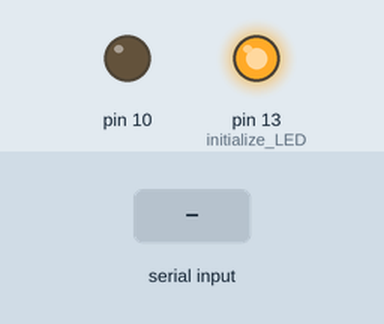
Simulated run of this sketch. Board: Arduino Mega 2560, built with avr-gcc and run on an emulated ATmega2560. Parts: output pins drawn as LEDs (lit = HIGH). The inputs (shaded band) are chosen by the test bench. Storage starts empty; what the sketch prints to the serial monitor is not drawn.

Above: at 1.2 s.
1.3 s: "1" received over the second serial link
Timing chart, 0 to 4.3 s (numbered marks = the images above; inputs shaded):
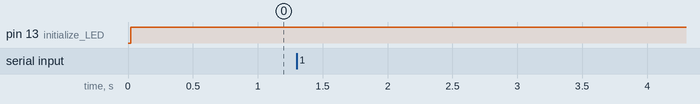

Measured:
- after the input at 1.3 s, every drawn part: stays the same

The sketch:

SD_write_coord.ino
```cpp
/* SD Card write (Coord)*/

#include <SPI.h>
#include <SD.h>

const int chipSelect = 4;
char value;

void setup()
{
  pinMode(13, OUTPUT); //initialize LED
  // put your setup code here, to run once:
  Serial.begin(19200); //it opens a serial port
  Serial1.begin(19200); //it opens tx/rx communication

  // On the Ethernet Shield, CS is pin 4. Note that even if it's not
  // used as the CS pin, the hardware CS pin (10 on most Arduino boards,
  // 53 on the Mega) must be left as an output or the SD library
  // functions will not work.
  Serial.print("Initializing SD card...");
  // make sure that the default chip select pin is set to
  // output, even if you don't use it:
  pinMode(10, OUTPUT);

  // see if the card is present and can be initialized:
  if (!SD.begin(chipSelect)) {
    Serial.println("Card failed, or not present");
    // don't do anything more:
    return;
  }
  Serial.println("card initialized.");
}

void loop()
{
  digitalWrite(13, HIGH); //LED ON
  // make a string for assembling the data to log:
  String dataString = "";

  // we read from serial only when the data is available
  while(Serial1.available() == 0) {
  };

  value = Serial1.read();
  dataString += String(value);

  // open the file. note that only one file can be open at a time,
  // so you have to close this one before opening another.
  File dataFile = SD.open("datalog.txt", FILE_WRITE);

  // if the file is available, write to it:
  if (dataFile) {
    dataFile.println(dataString);
    dataFile.close();
    // print to the serial port too:
    Serial.println(dataString);
  }
  // if the file isn't open, pop up an error:
  else {
    Serial.println("error opening datalog.txt");
  }
}
```
